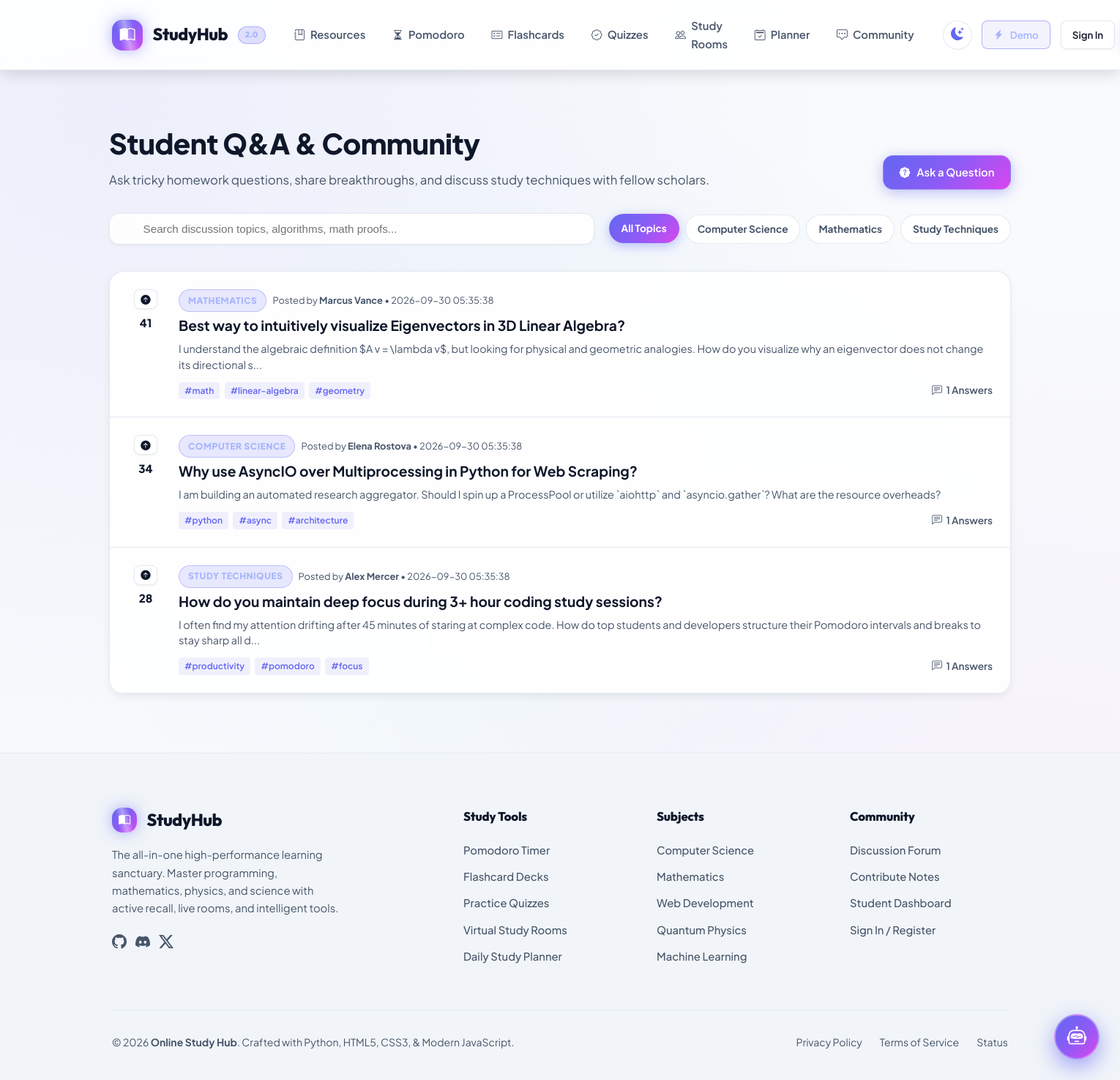
The app's page /community with its own data.
### tables this page shows
CREATE TABLE community_topics (
        id INTEGER PRIMARY KEY AUTOINCREMENT,
        user_id INTEGER REFERENCES users(id) ON DELETE CASCADE,
        title TEXT NOT NULL,
        category TEXT NOT NULL,
        content TEXT NOT NULL,
        upvotes INTEGER DEFAULT 0,
        author_name TEXT NOT NULL,
        tags TEXT DEFAULT 'general',
        created_at TIMESTAMP DEFAULT CURRENT_TIMESTAMP
    );

### app.py (the view)
@app.route('/community')
def community():
    category = request.args.get('category', 'All')
    search = request.args.get('search', '').strip()
    topics = models.get_community_topics(category=category, search=search)
    return render_template('community.html', topics=topics, selected_category=category, search=search)

### app.py (called while the page is built)
@app.context_processor
def inject_global_data():
    current_user = None
    user_id = session.get('user_id')
    if user_id:
        current_user = models.get_user_by_id(user_id)
        if not current_user:
            session.pop('user_id', None)
    platform_stats = models.get_platform_stats()
    return {
        'current_user': current_user,
        'platform_stats': platform_stats,
        'app_name': 'StudyHub',
        'subjects_list': [
            'Computer Science', 'Mathematics', 'Physics', 'Data Science',
            'Web Development', 'Engineering', 'Literature', 'General Study'
        ]
    }

### database.py (called while the page is built)
def get_db():
    conn = sqlite3.connect(DB_PATH)
    conn.row_factory = sqlite3.Row
    return conn

### models.py (called while the page is built)
def get_community_topics(category=None, search=None):
    conn = get_db()
    query = '''
        SELECT t.*, COUNT(r.id) as reply_count
        FROM community_topics t
        LEFT JOIN community_replies r ON t.id = r.topic_id
        WHERE 1=1
    '''
    params = []
    if category and category != 'All':
        query += " AND t.category = ?"
        params.append(category)
    if search:
        query += " AND (t.title LIKE ? OR t.content LIKE ? OR t.tags LIKE ?)"
        s = f"%{search}%"
        params.extend([s, s, s])
    query += " GROUP BY t.id ORDER BY t.upvotes DESC, t.created_at DESC"
    topics = conn.execute(query, params).fetchall()
    conn.close()
    return topics

def get_platform_stats():
    conn = get_db()
    total_users = conn.execute("SELECT COUNT(*) FROM users").fetchone()[0]
    total_resources = conn.execute("SELECT COUNT(*) FROM resources").fetchone()[0]
    total_decks = conn.execute("SELECT COUNT(*) FROM flashcard_decks").fetchone()[0]
    total_quizzes = conn.execute("SELECT COUNT(*) FROM quizzes").fetchone()[0]
    total_rooms = conn.execute("SELECT COUNT(*) FROM study_rooms").fetchone()[0]
    conn.close()
    return {
        "users": total_users + 1240, # Add social proof baseline
        "resources": total_resources,
        "decks": total_decks,
        "quizzes": total_quizzes,
        "rooms": total_rooms,
        "study_hours": 14850
    }

### templates/community.html (shortened to what this page needs)
{% extends "base.html" %}
{% block content %}
<div class="container" style="padding: 3rem 1.5rem 5rem;">
  <div style="display: flex; justify-content: space-between; align-items: flex-end; margin-bottom: 2rem; flex-wrap: wrap; gap: 1rem;">
    <div>
      <h1 style="font-size: 2.4rem; font-weight: 800; letter-spacing: -0.5px;">Student Q&A & Community</h1>
      <p style="color: var(--text-muted); font-size: 1.05rem; margin-top: 0.25rem;">
        Ask tricky homework questions, share breakthroughs, and discuss study techniques with fellow scholars.
      </p>
    </div>
    <a href="{{ url_for('new_topic') }}" class="btn btn-primary">
      <i class="bi bi-patch-question-fill"></i> Ask a Question
    </a>
  </div>
  <form method="GET" action="{{ url_for('community') }}" class="filter-bar">
    <div class="search-input-wrap">
      <input type="text" name="search" class="search-input" placeholder="Search discussion topics, algorithms, math proofs..." value="{{ search }}">
    </div>
    <div class="pill-group">
      <a href="{{ url_for('community', category='All') }}" class="pill-btn {% if selected_category == 'All' %}active{% endif %}">All Topics</a>
      <a href="{{ url_for('community', category='Computer Science') }}" class="pill-btn {% if selected_category == 'Computer Science' %}active{% endif %}">Computer Science</a>
      <a href="{{ url_for('community', category='Mathematics') }}" class="pill-btn {% if selected_category == 'Mathematics' %}active{% endif %}">Mathematics</a>
      <a href="{{ url_for('community', category='Study Techniques') }}" class="pill-btn {% if selected_category == 'Study Techniques' %}active{% endif %}">Study Techniques</a>
    </div>
  </form>
  <div class="card" style="padding: 0; overflow: hidden;">
    {% if topics %}
      <div style="display: flex; flex-direction: column;">
        {% for t in topics %}
          <div style="display: flex; gap: 1.25rem; padding: 1.5rem; border-bottom: 1px solid var(--border-subtle); align-items: flex-start; transition: var(--transition);" class="topic-row">
            <div style="display: flex; flex-direction: column; align-items: center; justify-content: center; min-width: 50px;">
              <button type="button" class="btn btn-secondary btn-sm btn-upvote" data-topic-id="{{ t['id'] }}" style="padding: 4px 8px;" title="Upvote this discussion">
                <i class="bi bi-arrow-up-circle-fill"></i>
              </button>
              <span class="upvote-count" style="font-weight: 800; font-size: 0.95rem; margin-top: 0.35rem; color: var(--text-main);">
                {{ t['upvotes'] }}
              </span>
            </div>
            <div style="flex: 1;">
              <div style="display: flex; gap: 0.5rem; align-items: center; margin-bottom: 0.4rem; flex-wrap: wrap;">
                <span class="badge badge-cs">{{ t['category'] }}</span>
                <span style="font-size: 0.8rem; color: var(--text-muted);">
                  Posted by <strong>{{ t['author_name'] }}</strong> &bull; {{ t['created_at'] }}
                </span>
              </div>
              <a href="{{ url_for('community_topic', topic_id=t['id']) }}" style="font-size: 1.2rem; font-weight: 700; color: var(--text-main); text-decoration: none; line-height: 1.35; display: block; margin-bottom: 0.5rem;">
                {{ t['title'] }}
              </a>
              <p style="color: var(--text-muted); font-size: 0.9rem; line-height: 1.5; margin-bottom: 0.75rem;">
                {{ t['content'][:180] }}{% if t['content']|length > 180 %}...{% endif %}
              </p>
              <div style="display: flex; justify-content: space-between; align-items: center;">
                <div style="display: flex; gap: 0.4rem;">
                  {% for tag in t['tags'].split(',') %}
                    {% if tag.strip() %}
                      <span style="font-size: 0.75rem; color: var(--primary); background: var(--primary-light); padding: 2px 8px; border-radius: 4px; font-weight: 600;">
                        #{{ tag.strip() }}
                      </span>
                    {% endif %}
                  {% endfor %}
                </div>
                <a href="{{ url_for('community_topic', topic_id=t['id']) }}" style="font-size: 0.85rem; font-weight: 600; color: var(--text-muted); display: flex; align-items: center; gap: 0.35rem;">
                  <i class="bi bi-chat-left-text"></i> {{ t['reply_count'] }} Answers
                </a>
              </div>
            </div>
          </div>
        {% endfor %}
      </div>
    {% endif %}
  </div>
</div>
{% endblock %}

### records on screen
community_topics: upvotes "41", category "MATHEMATICS", author_name "Marcus Vance", created_at "2026-09-30 05:35:38", title "Best way to intuitively visualize Eigenvectors in 3D Linear Algebra?", content "I understand the algebraic definition $A v = \\lambda v$, but looking for physical and geometric analogies. How do you visualize why an eigenvector does not change its directional s", strip "math" "linear-algebra" "geometry", reply_count "1"
community_topics: upvotes "34", category "COMPUTER SCIENCE", author_name "Elena Rostova", created_at "2026-09-30 05:35:38", title "Why use AsyncIO over Multiprocessing in Python for Web Scraping?", content "I am building an automated research aggregator. Should I spin up a ProcessPool or utilize `aiohttp` and `asyncio.gather`? What are the resource overheads?", strip "python" "async" "architecture", reply_count "1"
community_topics: upvotes "28", category "STUDY TECHNIQUES", author_name "Alex Mercer", created_at "2026-09-30 05:35:38", title "How do you maintain deep focus during 3+ hour coding study sessions?", content "I often find my attention drifting after 45 minutes of staring at complex code. How do top students and developers structure their Pomodoro intervals and breaks to stay sharp all d", strip "productivity" "pomodoro" "focus", reply_count "1"
